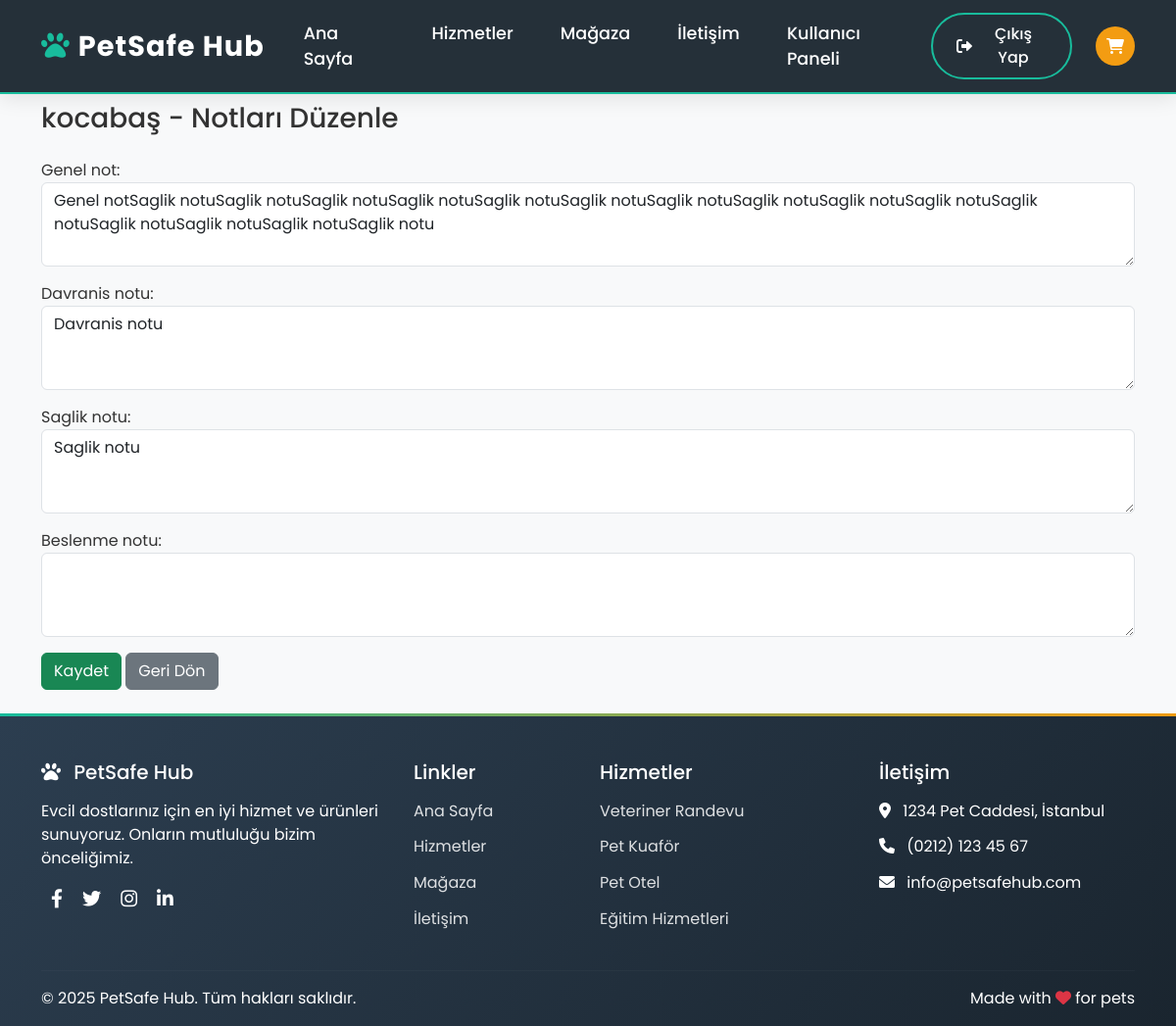
Screenshot of /petpanel/edit-notes/14/ (signed in) with the database file from the repository.
### anahtarlik/models.py (models this page shows, shortened)
class EvcilHayvan(models.Model):
    TUR_SECENEKLERI = [
        ('kopek', 'Köpek'),
        ('kedi', 'Kedi'),
        ('diger', 'Diğer'),
    ]
    CINSIYET_SECENEKLERI = [
        ('erkek', 'Erkek'),
        ('disi', 'Dişi'),
        ('bilinmiyor', 'Bilinmiyor'),
    ]
    ad = models.CharField(max_length=100)
    tur = models.CharField(max_length=20, choices=TUR_SECENEKLERI)
    cins = models.CharField(max_length=100)
    cinsiyet = models.CharField(max_length=20, choices=CINSIYET_SECENEKLERI, default='bilinmiyor')
    dogum_tarihi = models.DateField(null=True, blank=True)
    sahip = models.ForeignKey(Sahip, on_delete=models.CASCADE, related_name='evcil_hayvanlar')
    saglik_notu = models.TextField(blank=True)
    beslenme_notu = models.TextField(blank=True)
    genel_not = models.TextField(blank=True)
    davranis_notu = models.TextField(blank=True)
    kayip_durumu = models.BooleanField(default=False)
    kayip_bildirim_tarihi = models.DateTimeField(null=True, blank=True)
    odul_miktari = models.DecimalField(max_digits=10, decimal_places=2, null=True, blank=True)
    resim = models.ImageField(upload_to='evcil_hayvanlar/', null=True, blank=True)

### petpanel/views.py (the view)
# urls.py: path('edit-notes/<int:pet_id>/', views.notlari_duzenle, name='notlari_duzenle'),
@login_required
def notlari_duzenle(request, pet_id):
    pet = get_object_or_404(EvcilHayvan, id=pet_id, sahip__kullanici=request.user)
    form = NotGuncellemeForm(request.POST or None, instance=pet)
    if form.is_valid():
        form.save()
        return redirect('pet_detail', pet_id=pet.id)
    return render(request, 'petpanel/notlari_duzenle.html', {'form': form, 'pet': pet})

### petpanel/forms.py
class NotGuncellemeForm(forms.ModelForm):
    class Meta:
        model = EvcilHayvan
        fields = ['genel_not', 'davranis_notu', 'saglik_notu', 'beslenme_notu']
        widgets = {
            'genel_not': forms.Textarea(attrs={'class': 'form-control', 'rows': 3}),
            'davranis_notu': forms.Textarea(attrs={'class': 'form-control', 'rows': 3}),
            'saglik_notu': forms.Textarea(attrs={'class': 'form-control', 'rows': 3}),
            'beslenme_notu': forms.Textarea(attrs={'class': 'form-control', 'rows': 3}),
        }

### courseapp/context_processors.py (called while the page is built, shortened)
def sepet_ozeti(request):
    sepet = request.session.get('sepet', {})
    if isinstance(sepet, list):  # Eski liste ise dict'e çevir (hata önle)
        new_sepet = {}
        for pk in sepet:
            new_sepet[str(pk)] = new_sepet.get(str(pk), 0) + 1
        request.session['sepet'] = new_sepet
        sepet = new_sepet
    sepet_items = []
    toplam = 0
    adet = 0
    return {
        'sepet_items': sepet_items,
        'sepet_toplam': toplam,
        'sepet_adet': adet,
    }

### petpanel/templates/petpanel/notlari_duzenle.html (shortened to what this page needs)
{% extends "ana.html" %}
{% block content %}
<div class="container py-4">
    <h3 class="mb-4">{{ pet.ad }} - Notları Düzenle</h3>
    <form method="post">
        {{ form.as_p }}
        <button class="btn btn-success" type="submit">Kaydet</button>
        <a href="{% url 'pet_detail' pet.id %}" class="btn btn-secondary">Geri Dön</a>
    </form>
</div>
{% endblock %}

### rows the page displays
EvcilHayvan: ad "kocabaş", genel_not "Genel notSaglik notuSaglik notuSaglik notuSaglik notuSaglik notuSaglik notuSaglik notuSaglik notuSaglik notuSaglik notuSaglik notuSaglik notuSaglik notuSaglik notuSaglik notu", davranis_notu "Davranis notu", saglik_notu "Saglik notu"
